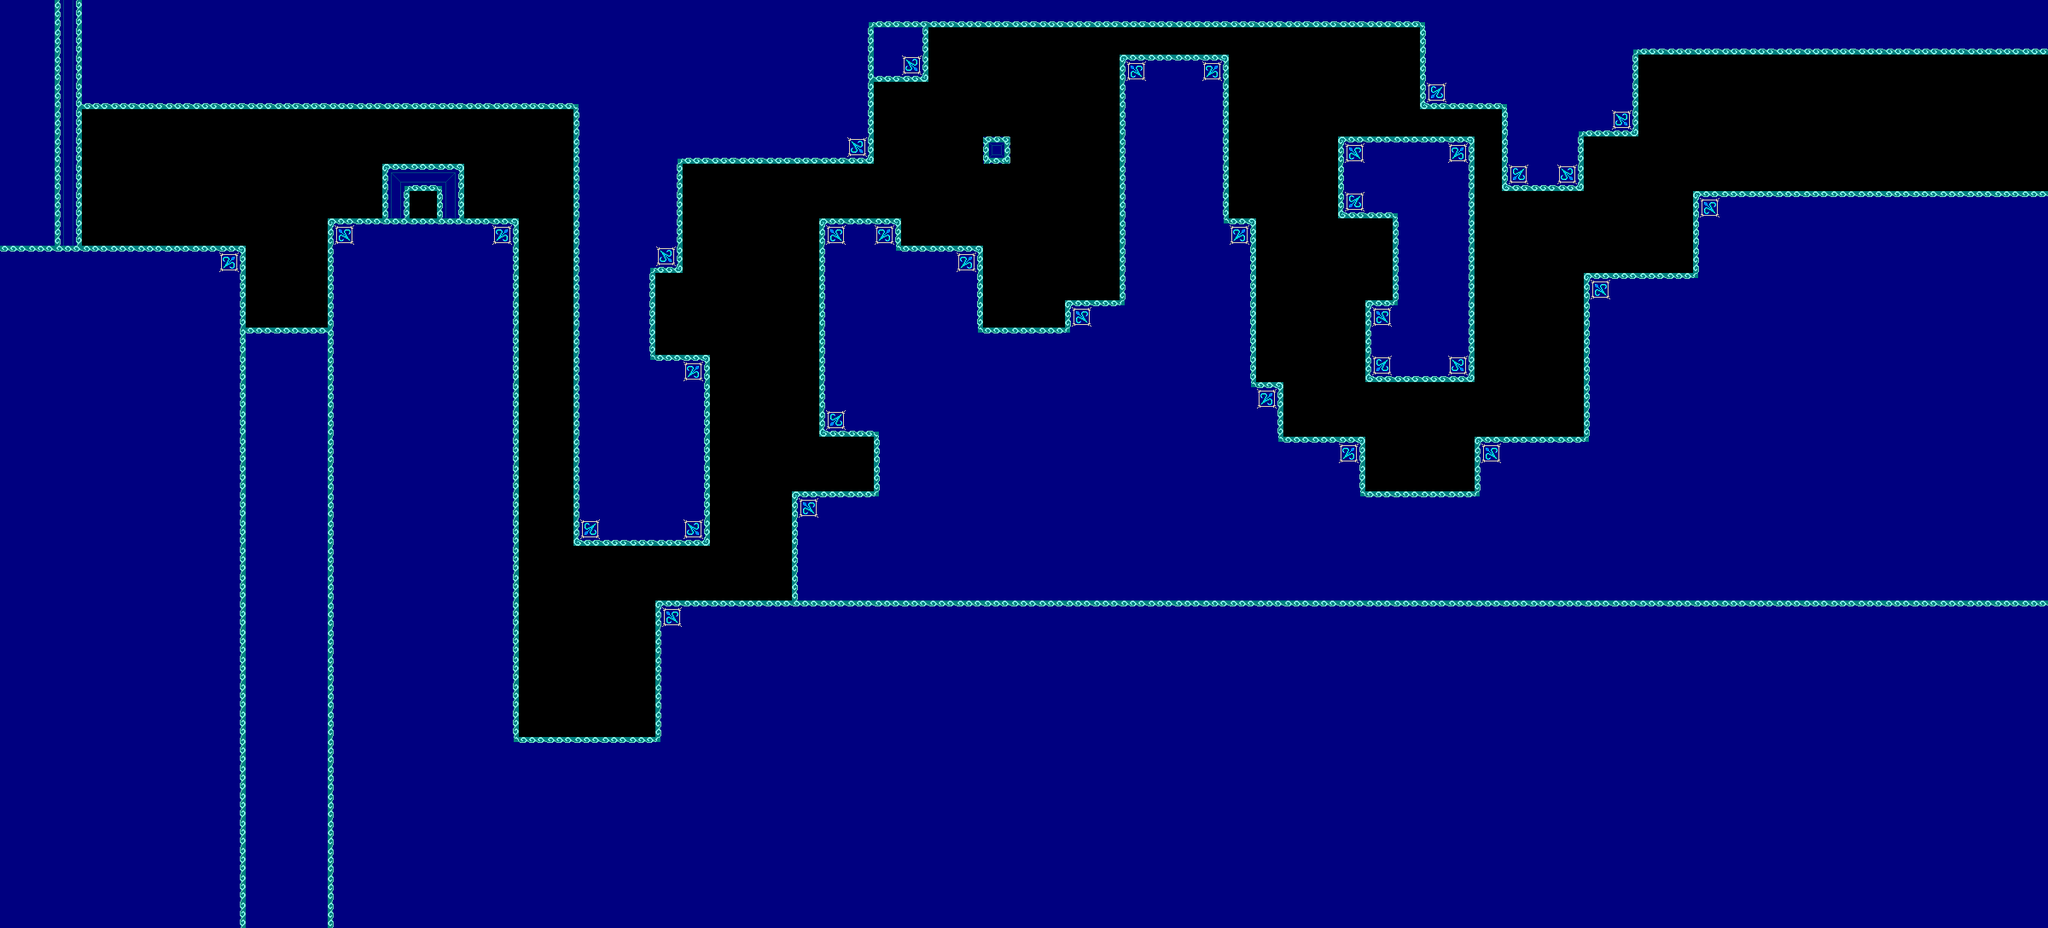

A level layout from a 2D game, rendered from its tile map. Below: a short description, then the map file with tile-grid data replaced by summaries:
An orthogonal 75x34 tile map with 32x32 px tiles, 1 tile layer (main FG).

<map version="1.0" orientation="orthogonal" width="75" height="34" tilewidth="32" tileheight="32">
 <tileset firstgid="1" name="foreground" tilewidth="32" tileheight="32">
  <image source="sunken tileset.PNG" trans="000000" width="256" height="256" />
 </tileset>
 <layer name="main FG" width="75" height="34">
  <data>[2550 cells, 2020 non-empty, 18 distinct tile ids]</data>
 </layer>
</map>
